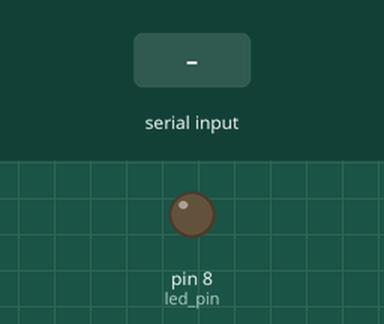
This sketch was run on a simulated Arduino Uno, built with avr-gcc and run on an emulated ATmega328P. Parts: output pins drawn as LEDs (lit = HIGH). Dashed ring = blinking. The test bench sets the inputs (shaded band).

Above: at 1.2 s.
1.3 s: "a" received over Serial
At 1.6 s:
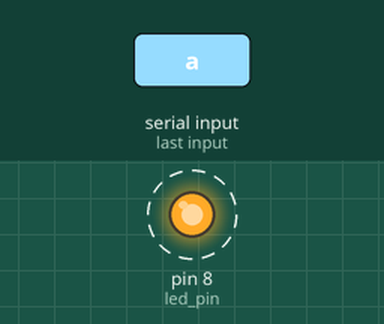
5.8 s: "r" received over Serial
Timing chart, 0 to 8.8 s (numbered marks = the images above; inputs shaded):
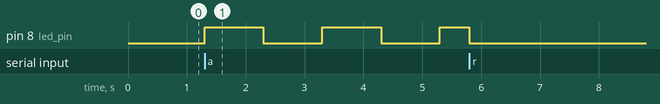

The sketch:

main.ino
```cpp
#define led_pin 8
#define sensor_pin A0

char command = ' ';
bool shouldReadSensor = false;
bool alarmMode = false;
bool lightControlMode = false;
bool send_one_value = false;

int lightThreshold = 850; // Пороговое значение освещенности
unsigned long previousMillis = 0;
const long interval = 1000;

void setup()
{
    Serial.begin(9600);
    pinMode(led_pin, OUTPUT);
}

void loop()
{
    long current_time = millis();

    // Обработка команд
    if (Serial.available() > 0)
    {
        command = Serial.read();
        switch (command)
        {
        case 'p': // Поток значений
            shouldReadSensor = true;
            break;
        case 's': // Отправка одиночного значения
            shouldReadSensor = false;
            send_one_value = true;
            break;
        case 'a': // Сигнализация
            alarmMode = true;
            lightControlMode = false;
            break;
        case 'l': // вкл/выкл от в зависимости от освещения
            alarmMode = false;
            lightControlMode = true;
            break;
        case 'r': // reset
            alarmMode = false;
            lightControlMode = false;
            shouldReadSensor = false;
            digitalWrite(led_pin, LOW);
            break;
        case 'n': // Включение
            alarmMode = false;
            lightControlMode = false;
            digitalWrite(led_pin, HIGH);
            break;
        case 'f': // Выключение
            alarmMode = false;
            lightControlMode = false;
            digitalWrite(led_pin, LOW);
            break;
        }
    }

    if (alarmMode)
    {
        unsigned long currentMillis = millis();
        if (currentMillis - previousMillis >= interval)
        {
            previousMillis = currentMillis;
            digitalWrite(led_pin, !digitalRead(led_pin));
        }
    }
    else if (lightControlMode)
    {
        int lightValue = analogRead(sensor_pin);
        if (lightValue > lightThreshold)
        {
            digitalWrite(led_pin, LOW);
        }
        else
        {
            digitalWrite(led_pin, HIGH);
        }
    }

    if (shouldReadSensor)
    {
        int val = analogRead(sensor_pin);
        Serial.print("Sensor value: ");
        Serial.println(val);
    }

    // Отправка одиночного значения при необходимости
    if (send_one_value)
    {
        int val = analogRead(sensor_pin);
        Serial.print("Sensor value: ");
        Serial.println(val);
        send_one_value = false;
    }
}
```

Measured:
- after the input at 1.3 s, pin 8 (led_pin): alternates HIGH for 1.0 s and LOW for 1.0 s, starting at once
